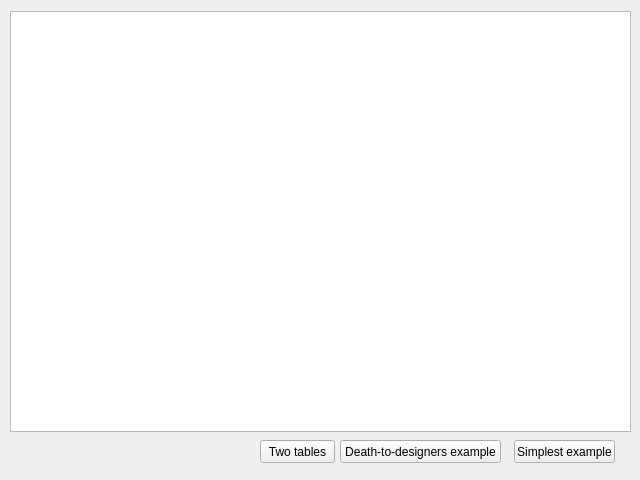
<?xml version="1.0" encoding="UTF-8"?>
<ui version="4.0">
 <class>PrintForm</class>
 <widget class="QWidget" name="PrintForm">
  <property name="geometry">
   <rect>
    <x>0</x>
    <y>0</y>
    <width>640</width>
    <height>480</height>
   </rect>
  </property>
  <property name="windowTitle">
   <string>Form</string>
  </property>
  <widget class="QPushButton" name="pushButton">
   <property name="geometry">
    <rect>
     <x>514</x>
     <y>440</y>
     <width>101</width>
     <height>23</height>
    </rect>
   </property>
   <property name="text">
    <string>Simplest example</string>
   </property>
  </widget>
  <widget class="QPushButton" name="pushButton_2">
   <property name="geometry">
    <rect>
     <x>340</x>
     <y>440</y>
     <width>161</width>
     <height>23</height>
    </rect>
   </property>
   <property name="text">
    <string>Death-to-designers example</string>
   </property>
  </widget>
  <widget class="QPushButton" name="pushButton_3">
   <property name="geometry">
    <rect>
     <x>260</x>
     <y>440</y>
     <width>75</width>
     <height>23</height>
    </rect>
   </property>
   <property name="text">
    <string>Two tables</string>
   </property>
  </widget>
  <widget class="QTableView" name="tableView">
   <property name="geometry">
    <rect>
     <x>10</x>
     <y>11</y>
     <width>621</width>
     <height>421</height>
    </rect>
   </property>
  </widget>
 </widget>
 <resources/>
 <connections/>
</ui>
